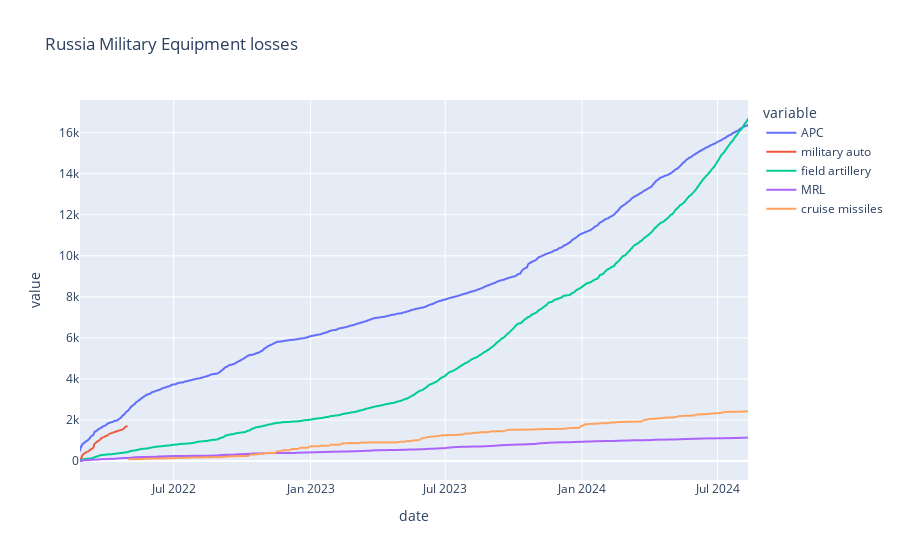
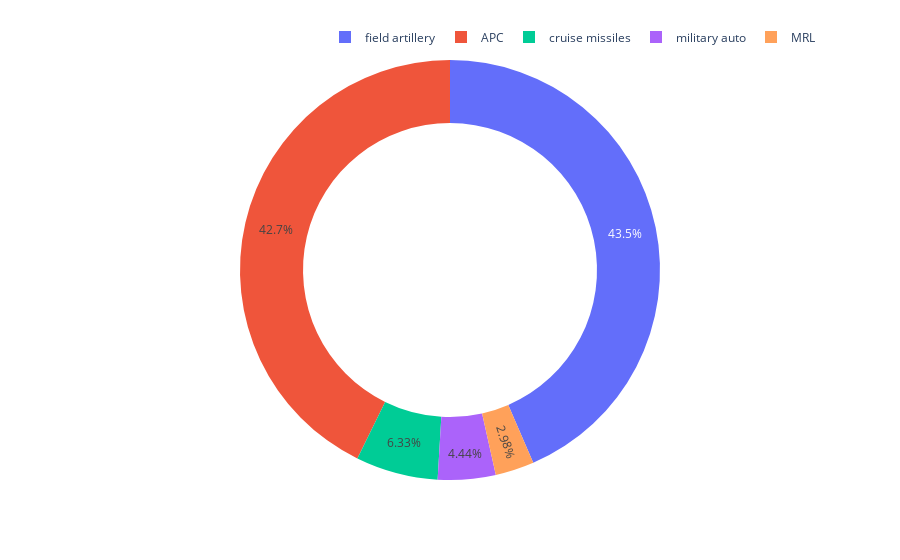

Here is the notebook cell these charts were saved with, in order:
### Markdown cell above
**Russia loss vehicles and fuel tanks about 67.8% and 31.8% tank and 0.342% fuel tank.**

**Fuel Tank - has not been tracked since 2022-05-01. joined with Military Auto into Vehicles and Fuel Tanks**

### Code cell
fig = px.line(df_loss_e, x = 'date', y = ['APC' , 'military auto', 'field artillery', 'MRL', 'cruise missiles'], template = 'plotly', title = 'Russia Military Equipment losses')
fig.show()

names = ['APC', 'military auto', 'field artillery', 'MRL', 'cruise missiles']
values = [df_loss_e['APC'].max(), df_loss_e['military auto'].max(), df_loss_e['field artillery'].max(), df_loss_e['MRL'].max(), df_loss_e['cruise missiles'].max()]
fig = px.pie(names = names, values = values, template = 'plotly', hole = .7)
fig.update_layout(title_x = 0.5, legend = dict(orientation = 'h', yanchor = 'bottom', xanchor = 'right', y = 1.02, x = 1))

### Figure 1 — Plotly figure (JSON) as saved in the notebook; plotly's stock layout.template omitted (floating-point values rounded to 4 significant figures; data arrays with more than 128 entries replaced by an {"elided": "..."} marker saying what was removed)
{"data": [{"hovertemplate": "variable=APC<br>date=%{x}<br>value=%{y}<extra></extra>", "legendgroup": "APC", "line": {"color": "#636efa", "dash": "solid"}, "marker": {"symbol": "circle"}, "mode": "lines", "name": "APC", "showlegend": true, "type": "scattergl", "x": {"elided": "899 str values"}, "xaxis": "x", "y": {"elided": "899 float values"}, "yaxis": "y"}, {"hovertemplate": "variable=military auto<br>date=%{x}<br>value=%{y}<extra></extra>", "legendgroup": "military auto", "line": {"color": "#EF553B", "dash": "solid"}, "marker": {"symbol": "circle"}, "mode": "lines", "name": "military auto", "showlegend": true, "type": "scattergl", "x": {"elided": "899 str values"}, "xaxis": "x", "y": {"elided": "899 float values"}, "yaxis": "y"}, {"hovertemplate": "variable=field artillery<br>date=%{x}<br>value=%{y}<extra></extra>", "legendgroup": "field artillery", "line": {"color": "#00cc96", "dash": "solid"}, "marker": {"symbol": "circle"}, "mode": "lines", "name": "field artillery", "showlegend": true, "type": "scattergl", "x": {"elided": "899 str values"}, "xaxis": "x", "y": {"elided": "899 float values"}, "yaxis": "y"}, {"hovertemplate": "variable=MRL<br>date=%{x}<br>value=%{y}<extra></extra>", "legendgroup": "MRL", "line": {"color": "#ab63fa", "dash": "solid"}, "marker": {"symbol": "circle"}, "mode": "lines", "name": "MRL", "showlegend": true, "type": "scattergl", "x": {"elided": "899 str values"}, "xaxis": "x", "y": {"elided": "899 float values"}, "yaxis": "y"}, {"hovertemplate": "variable=cruise missiles<br>date=%{x}<br>value=%{y}<extra></extra>", "legendgroup": "cruise missiles", "line": {"color": "#FFA15A", "dash": "solid"}, "marker": {"symbol": "circle"}, "mode": "lines", "name": "cruise missiles", "showlegend": true, "type": "scattergl", "x": {"elided": "899 str values"}, "xaxis": "x", "y": {"elided": "899 float values"}, "yaxis": "y"}], "layout": {"legend": {"title": {"text": "variable"}, "tracegroupgap": 0}, "title": {"text": "Russia Military Equipment losses"}, "xaxis": {"anchor": "y", "domain": [0.0, 1.0], "title": {"text": "date"}}, "yaxis": {"anchor": "x", "domain": [0.0, 1.0], "title": {"text": "value"}}}}

### Figure 2 — Plotly figure (JSON) as saved in the notebook; plotly's stock layout.template omitted (floating-point values rounded to 4 significant figures)
{"data": [{"domain": {"x": [0.0, 1.0], "y": [0.0, 1.0]}, "hole": 0.7, "hovertemplate": "label=%{label}<br>value=%{value}<extra></extra>", "labels": ["APC", "military auto", "field artillery", "MRL", "cruise missiles"], "legendgroup": "", "name": "", "showlegend": true, "type": "pie", "values": [16360.0, 1701.0, 16660.0, 1143.0, 2425.0]}], "layout": {"legend": {"orientation": "h", "tracegroupgap": 0, "x": 1, "xanchor": "right", "y": 1.02, "yanchor": "bottom"}, "margin": {"t": 60}, "title": {"x": 0.5}}}
